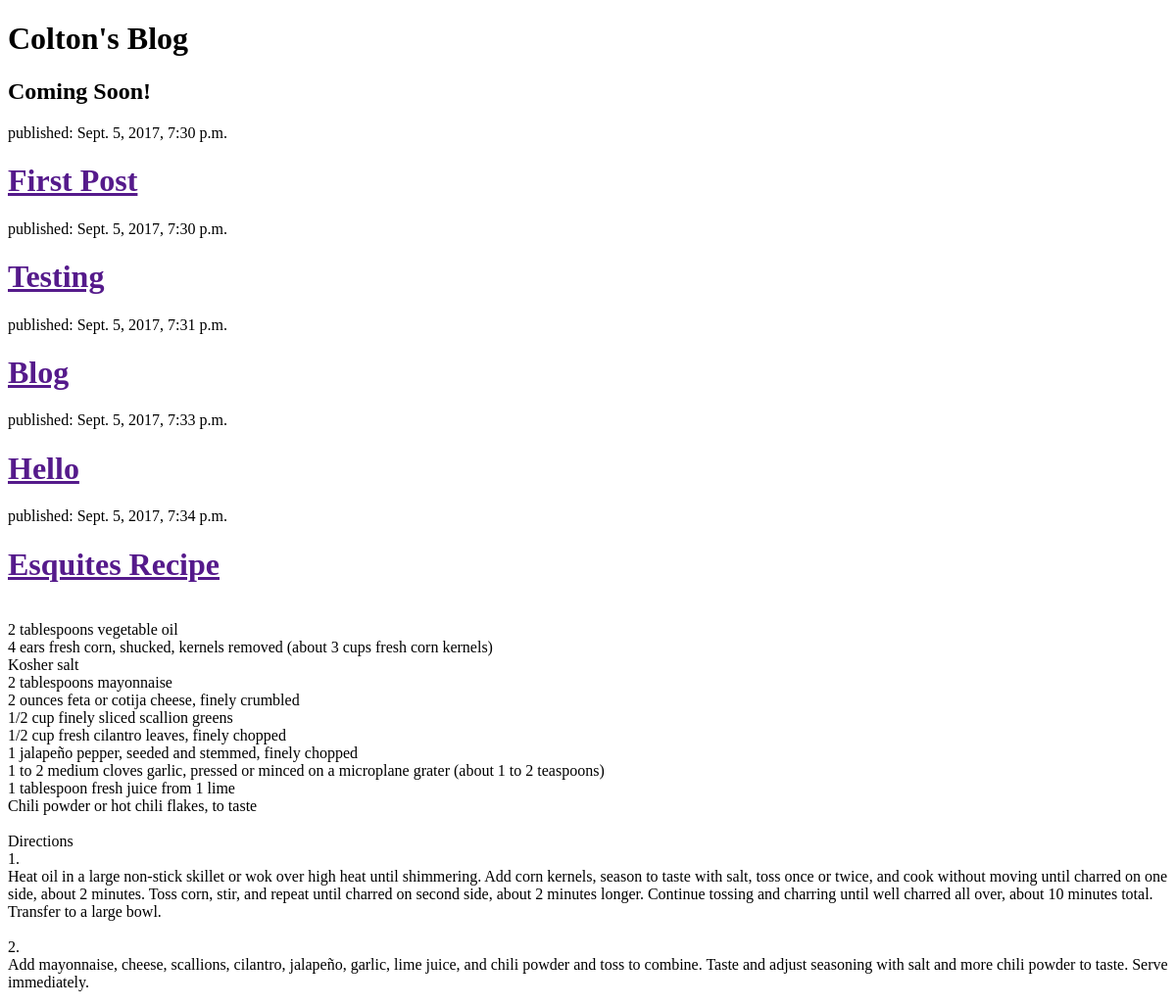
/, run on an earlier commit of the app's database.
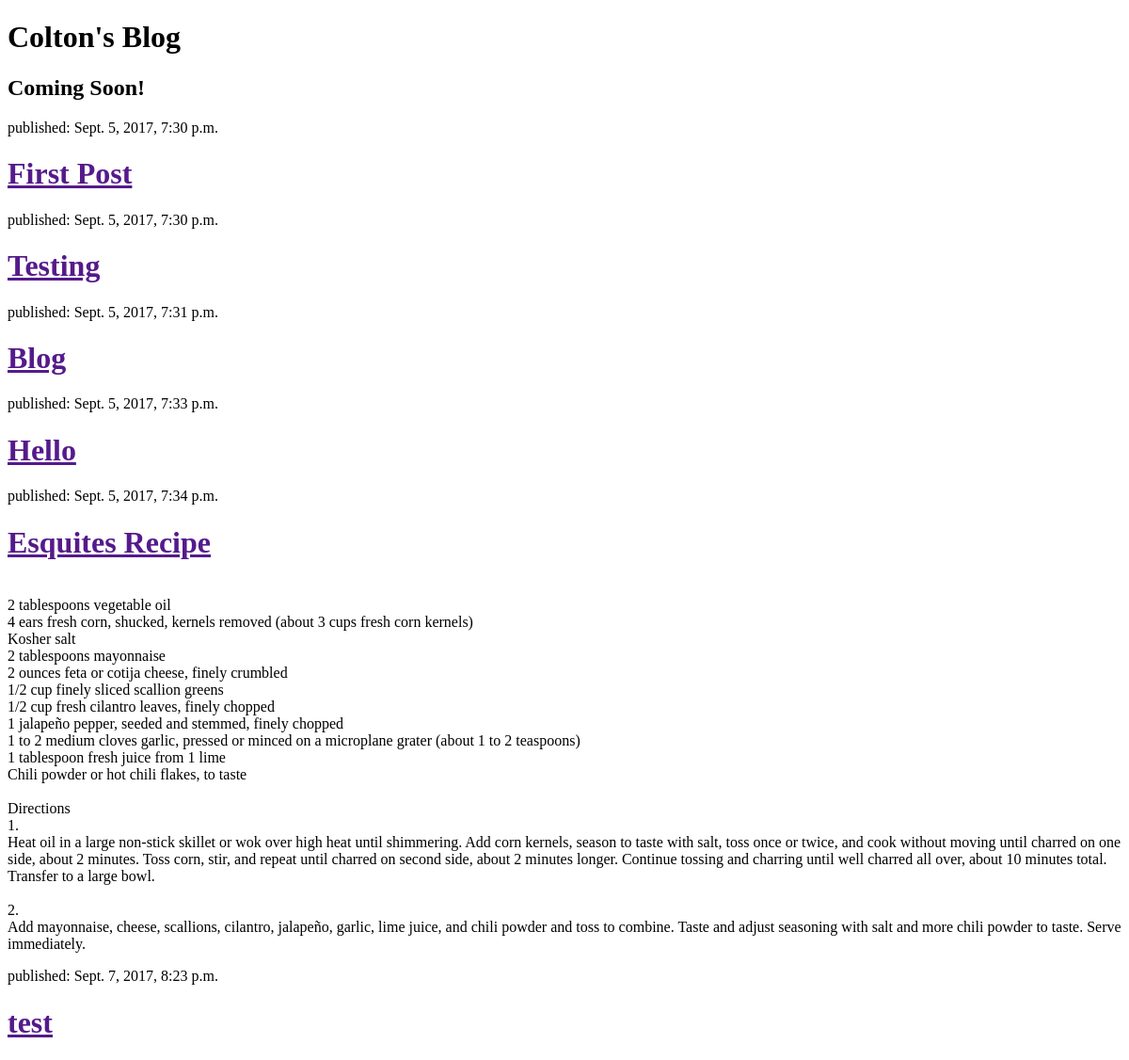
And on a later commit of the database.
### blog/models.py (models this page shows, shortened)
class Post(models.Model):
    author = models.ForeignKey('auth.User')
    title = models.CharField(max_length=200)
    text = models.TextField()
    created_date = models.DateTimeField(default=timezone.now)
    published_date = models.DateTimeField(blank=True, null=True)

### blog/views.py (the view)
# urls.py: url(r'^$',views.post_list,name='post_list')
def post_list(request):
    posts = Post.objects.filter(published_date__lte=timezone.now()).order_by('published_date')
    return render(request, 'blog/post_list.html',{'posts':posts})

### blog/templates/blog/post_list.html (shortened to what this page needs)
<!DOCTYPE html>
<html>
  <head>
  </head>
  <body>
    <div>
      <h1>Colton's Blog</h1>
    </div>
      <h2>Coming Soon!</h2>
    {% for post in posts %}
    <div>
      <p>published: {{ post.published_date }}</p>
      <h1><a href="">{{ post.title }}</a></h1>
      <p><{{ post.text|linebreaksbr }}</p>
    </div>
    {% endfor %}
  </body>
</html>

What changed in the data, as far as the page shows it:
added Post: published_date "Sept. 7, 2017, 8:23 p.m.", title "test"
